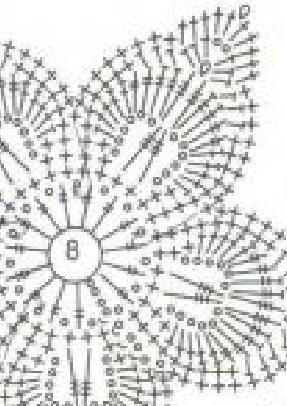
#> input picture CS490/images/source_1.jpg, 287 x 406 px
$ python -i image_utils.py   (imports and definitions only)
#> lines starting #> are read from the running program, lines starting #| are printed output that depends on the picture
import random

import numpy as np
from PIL import Image, ImageFilter

import cv2


def crop_and_rotate(img: Image.Image, min_size: int, scale=2):
    w, h = img.size

    left = random.randint(0, w - min_size)
    top = random.randint(0, h - min_size)
    img = img.crop((left, top, left + min_size, top + min_size))

    if random.random() < 0.5:
        angle = random.choice([0, 90, 180, 270])
    else:
        angle = random.uniform(-30, 30)

    if angle != 0:
        img = img.rotate(angle, resample=Image.Resampling.BICUBIC)
    return img


def add_gaussian_noise(image, std):
    """Adds Gaussian noise to a PIL image using numpy."""
    np_img = np.array(image)
    noise = np.random.normal(0, std, np_img.shape)
    noisy_img = np_img + noise

    noisy_img = np.clip(noisy_img, 0, 255).astype(np.uint8)
    return Image.fromarray(noisy_img)


def downscale(img: Image.Image, min_size: int, scale=2):
    lr_size = min_size // scale
    img = img.resize((lr_size, lr_size), resample=Image.Resampling.BICUBIC)

    return img


def degrade(img: Image.Image):
    blur_type = random.choice(["none", "gaussian", "box"])
    if blur_type == "gaussian":
        img = img.filter(ImageFilter.GaussianBlur(radius=random.uniform(0.5, 1.5)))
    elif blur_type == "box":
        img = img.filter(ImageFilter.BoxBlur(radius=random.uniform(0.5, 1.2)))

    if random.random() > 0.3:
        img = add_gaussian_noise(img, std=random.uniform(2, 8))
    return img


def bileteral_smooth(img: Image.Image):
    d_val = 7
    sigma_color = 75
    sigma_space = 75

    np_img = np.array(img)
    bgr = cv2.cvtColor(np_img, cv2.COLOR_RGB2BGR)
    filtered = cv2.bilateralFilter(bgr, d_val, sigma_color, sigma_space)
    filtered_rgb = cv2.cvtColor(filtered, cv2.COLOR_BGR2RGB)
    return Image.fromarray(filtered_rgb)

>>> from PIL import Image
>>> picture = Image.open('../../images/source_1.jpg')
#> picture is the input picture: PIL image 287x406 RGB; mean R, G, B 217.5, 217.7, 215.9
>>> result = degrade(picture)
#> in degrade, `img = img.filter(ImageFilter.GaussianBlur(radius=random.uniform(0.5, 1..`:
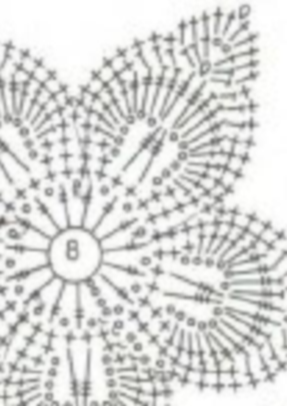
#> img: PIL image 287x406 RGB; mean R, G, B 217.4, 217.7, 215.9
#> in add_gaussian_noise, `noisy_img = np_img + noise`:
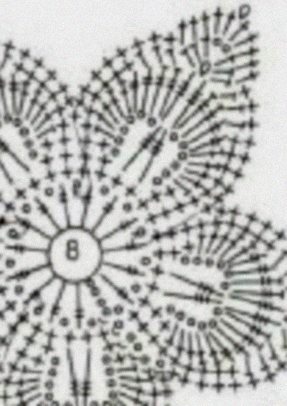
#> noisy_img: shape (406, 287, 3) float64; mean R, G, B 217.4, 217.7, 215.9; drawn with min black and max white

$ run again, on CS490/images/upscale_x2_v0.jpg
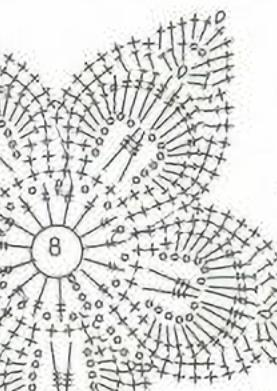
#> input picture CS490/images/upscale_x2_v0.jpg, 277 x 391 px
#> picture is the input picture: PIL image 277x391 RGB; mean R, G, B 217.9, 218.1, 216.4
#> in degrade, `img = img.filter(ImageFilter.GaussianBlur(radius=random.uniform(0.5, 1..`:
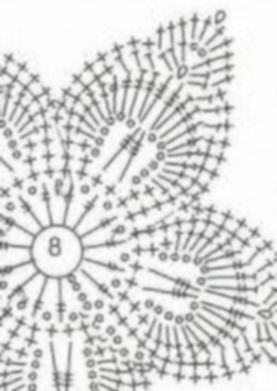
#> img: PIL image 277x391 RGB; mean R, G, B 217.9, 218.1, 216.4
#> in add_gaussian_noise, `noisy_img = np_img + noise`:
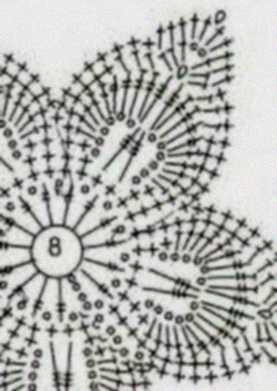
#> noisy_img: shape (391, 277, 3) float64; mean R, G, B 217.9, 218.1, 216.4; drawn with min black and max white

$ run again, on CS490/images/upscale_x2_v1.jpg
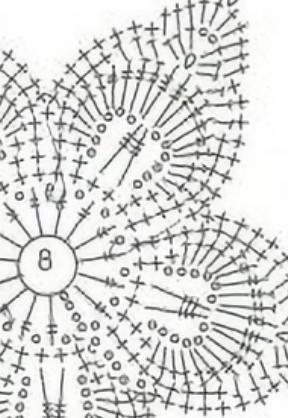
#> input picture CS490/images/upscale_x2_v1.jpg, 288 x 418 px
#> picture is the input picture: PIL image 288x418 RGB; mean R, G, B 216.7, 217, 215.2
#> in degrade, `img = img.filter(ImageFilter.GaussianBlur(radius=random.uniform(0.5, 1..`:
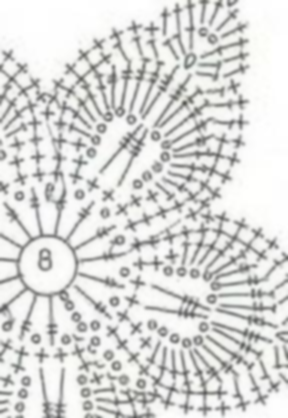
#> img: PIL image 288x418 RGB; mean R, G, B 216.7, 216.9, 215.2
#> in add_gaussian_noise, `noisy_img = np_img + noise`:
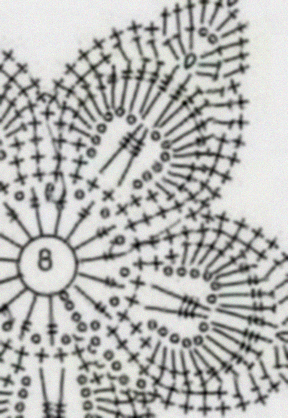
#> noisy_img: shape (418, 288, 3) float64; mean R, G, B 216.7, 217, 215.2; drawn with min black and max white

$ run again, on CS490/images/upscale_x2_v3.jpg
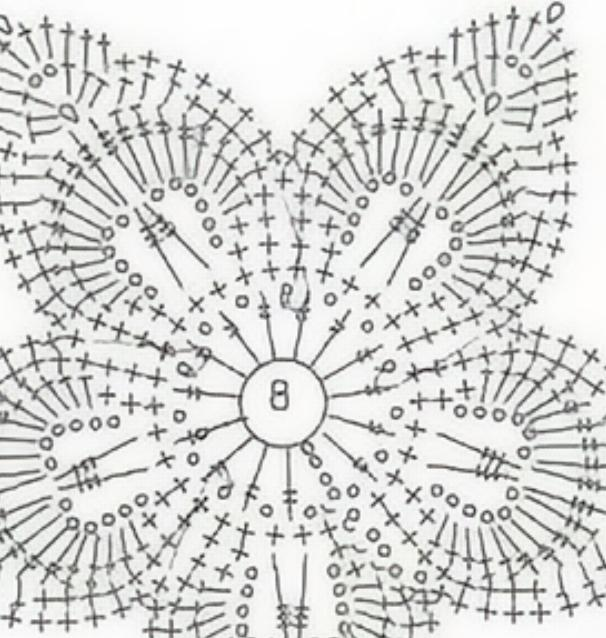
#> input picture CS490/images/upscale_x2_v3.jpg, 606 x 638 px
#> picture is the input picture: PIL image 606x638 RGB; mean R, G, B 214.9, 215.1, 213.4
#> in degrade, `img = img.filter(ImageFilter.GaussianBlur(radius=random.uniform(0.5, 1..`:
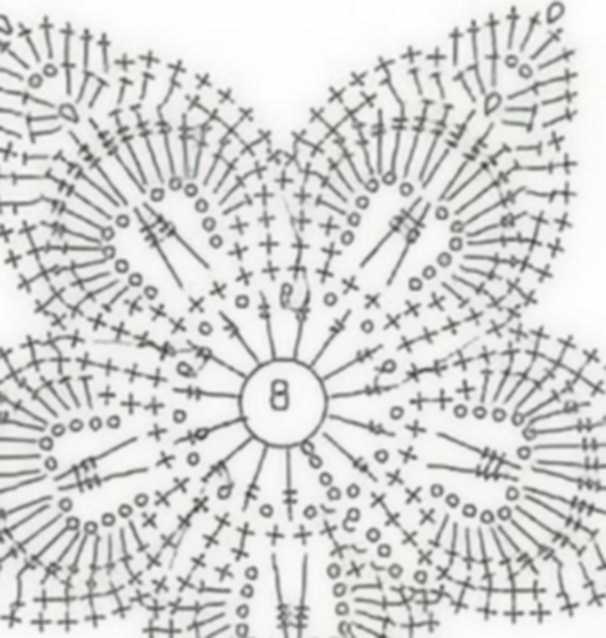
#> img: PIL image 606x638 RGB; mean R, G, B 214.9, 215.1, 213.4
#> in add_gaussian_noise, `noisy_img = np_img + noise`:
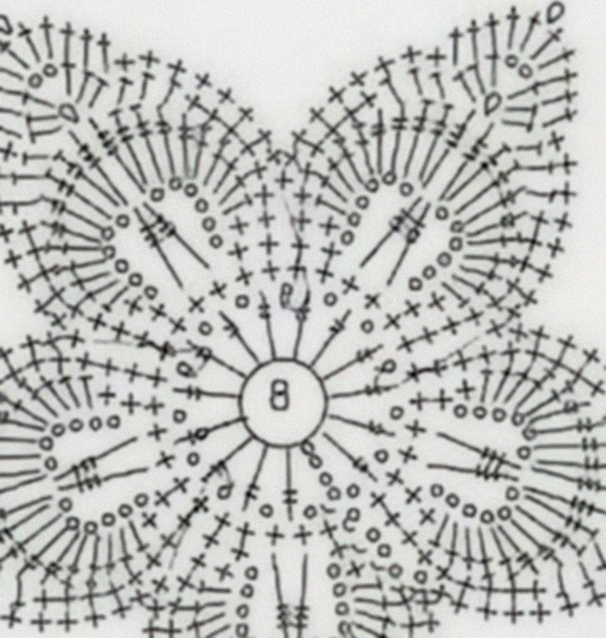
#> noisy_img: shape (638, 606, 3) float64; mean R, G, B 214.9, 215.1, 213.4; drawn with min black and max white
